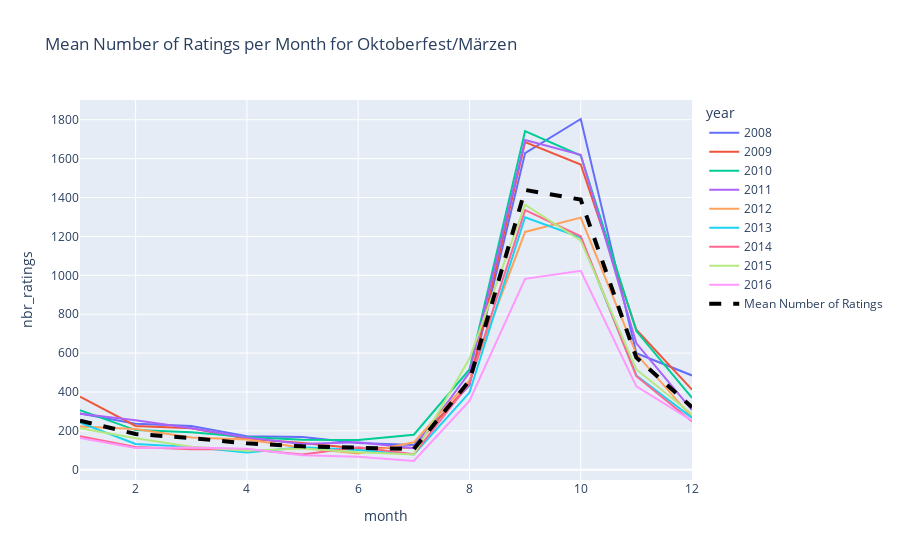
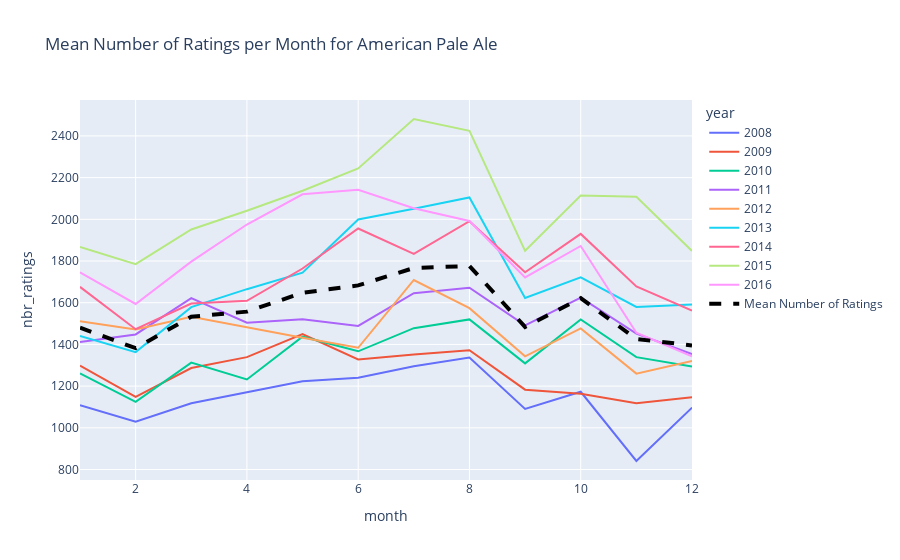
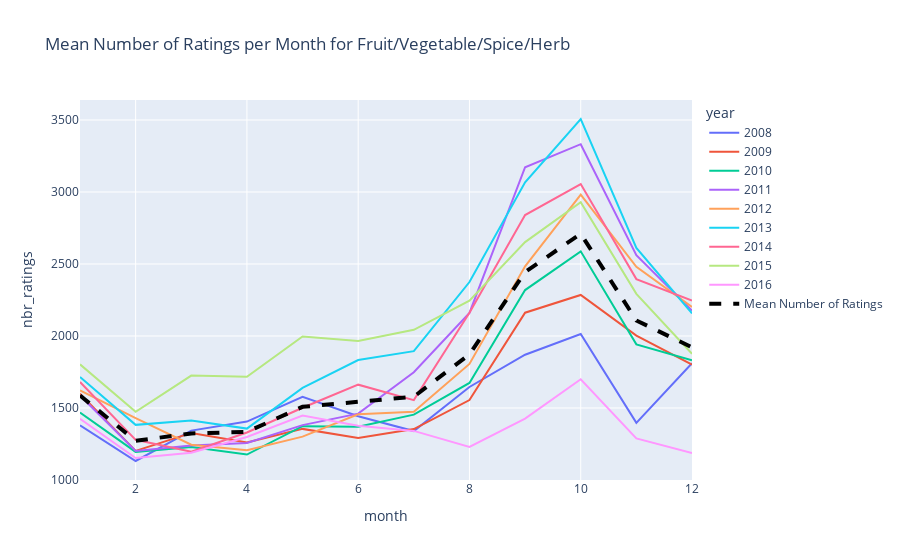

Notebook code cell kept with these figures, in order:
### Markdown cell above
Let's now observe the average ratings per month of some Beer's style. Can we see any particular differences? Have those styles any period where the number of ratings increases?

### Code cell
sample_styles = ['Oktoberfest/Märzen', 'American Pale Ale', 'Fruit/Vegetable/Spice/Herb']

for style in sample_styles: 
    ratings_users_sample = ratings_combined_df[ratings_combined_df['style'] == style]

    # Group by year_month and count the number of ratings per year_month
    year_month_ratings_count_sample = ratings_users_sample.groupby('year_month')['year_month'].count()

    year_month_ratings_count_sample = pd.DataFrame({'year_month': year_month_ratings_count_sample.index, 'nbr_ratings': year_month_ratings_count_sample.values})

    year_month_ratings_count_sample['year'] = year_month_ratings_count_sample['year_month'].dt.year
    year_month_ratings_count_sample['month'] = year_month_ratings_count_sample['year_month'].dt.month

    # Keep only rows where the year is greater than 2011 and less than 2017 
    year_month_ratings_count_filtered = year_month_ratings_count_sample[(year_month_ratings_count_sample.year >= 2008) & (year_month_ratings_count_sample.year < 2017)]

    # Compute the mean number of ratings per month
    mean_ratings_per_month = year_month_ratings_count_filtered.groupby('month')['nbr_ratings'].mean().reset_index(name='mean_nbr_ratings')

    # Plot with plotly the mean number of ratings per month
    fig = px.line(year_month_ratings_count_filtered, x='month', y='nbr_ratings', color='year', title='Mean Number of Ratings per Month for {}'.format(style))
    fig.add_trace(go.Scatter(x=year_month_ratings_count_filtered.month, y=mean_ratings_per_month.mean_nbr_ratings, mode='lines', name='Mean Number of Ratings', line=dict(color='black', dash='dash', width=4)))

    fig.show()

### Figure 1 — Plotly figure (JSON) as saved in the notebook; plotly's stock layout.template omitted (floating-point values rounded to 4 significant figures)
{"data": [{"hovertemplate": "year=2008<br>month=%{x}<br>nbr_ratings=%{y}<extra></extra>", "legendgroup": "2008", "line": {"color": "#636efa", "dash": "solid"}, "marker": {"symbol": "circle"}, "mode": "lines", "name": "2008", "orientation": "v", "showlegend": true, "type": "scatter", "x": [1, 2, 3, 4, 5, 6, 7, 8, 9, 10, 11, 12], "xaxis": "x", "y": [289, 237, 225, 172, 169, 138, 127, 435, 1629, 1804, 599, 485], "yaxis": "y"}, {"hovertemplate": "year=2009<br>month=%{x}<br>nbr_ratings=%{y}<extra></extra>", "legendgroup": "2009", "line": {"color": "#EF553B", "dash": "solid"}, "marker": {"symbol": "circle"}, "mode": "lines", "name": "2009", "orientation": "v", "showlegend": true, "type": "scatter", "x": [1, 2, 3, 4, 5, 6, 7, 8, 9, 10, 11, 12], "xaxis": "x", "y": [376, 225, 213, 160, 137, 109, 114, 444, 1685, 1570, 720, 412], "yaxis": "y"}, {"hovertemplate": "year=2010<br>month=%{x}<br>nbr_ratings=%{y}<extra></extra>", "legendgroup": "2010", "line": {"color": "#00cc96", "dash": "solid"}, "marker": {"symbol": "circle"}, "mode": "lines", "name": "2010", "orientation": "v", "showlegend": true, "type": "scatter", "x": [1, 2, 3, 4, 5, 6, 7, 8, 9, 10, 11, 12], "xaxis": "x", "y": [306, 204, 193, 169, 154, 153, 180, 516, 1742, 1616, 713, 370], "yaxis": "y"}, {"hovertemplate": "year=2011<br>month=%{x}<br>nbr_ratings=%{y}<extra></extra>", "legendgroup": "2011", "line": {"color": "#ab63fa", "dash": "solid"}, "marker": {"symbol": "circle"}, "mode": "lines", "name": "2011", "orientation": "v", "showlegend": true, "type": "scatter", "x": [1, 2, 3, 4, 5, 6, 7, 8, 9, 10, 11, 12], "xaxis": "x", "y": [288, 255, 213, 166, 133, 141, 111, 500, 1696, 1620, 650, 307], "yaxis": "y"}, {"hovertemplate": "year=2012<br>month=%{x}<br>nbr_ratings=%{y}<extra></extra>", "legendgroup": "2012", "line": {"color": "#FFA15A", "dash": "solid"}, "marker": {"symbol": "circle"}, "mode": "lines", "name": "2012", "orientation": "v", "showlegend": true, "type": "scatter", "x": [1, 2, 3, 4, 5, 6, 7, 8, 9, 10, 11, 12], "xaxis": "x", "y": [222, 210, 166, 155, 113, 83, 141, 460, 1223, 1297, 595, 269], "yaxis": "y"}, {"hovertemplate": "year=2013<br>month=%{x}<br>nbr_ratings=%{y}<extra></extra>", "legendgroup": "2013", "line": {"color": "#19d3f3", "dash": "solid"}, "marker": {"symbol": "circle"}, "mode": "lines", "name": "2013", "orientation": "v", "showlegend": true, "type": "scatter", "x": [1, 2, 3, 4, 5, 6, 7, 8, 9, 10, 11, 12], "xaxis": "x", "y": [242, 133, 117, 89, 116, 102, 79, 397, 1299, 1194, 485, 267], "yaxis": "y"}, {"hovertemplate": "year=2014<br>month=%{x}<br>nbr_ratings=%{y}<extra></extra>", "legendgroup": "2014", "line": {"color": "#FF6692", "dash": "solid"}, "marker": {"symbol": "circle"}, "mode": "lines", "name": "2014", "orientation": "v", "showlegend": true, "type": "scatter", "x": [1, 2, 3, 4, 5, 6, 7, 8, 9, 10, 11, 12], "xaxis": "x", "y": [173, 117, 106, 105, 78, 116, 80, 445, 1335, 1201, 481, 248], "yaxis": "y"}, {"hovertemplate": "year=2015<br>month=%{x}<br>nbr_ratings=%{y}<extra></extra>", "legendgroup": "2015", "line": {"color": "#B6E880", "dash": "solid"}, "marker": {"symbol": "circle"}, "mode": "lines", "name": "2015", "orientation": "v", "showlegend": true, "type": "scatter", "x": [1, 2, 3, 4, 5, 6, 7, 8, 9, 10, 11, 12], "xaxis": "x", "y": [213, 162, 118, 98, 109, 90, 79, 572, 1363, 1178, 516, 285], "yaxis": "y"}, {"hovertemplate": "year=2016<br>month=%{x}<br>nbr_ratings=%{y}<extra></extra>", "legendgroup": "2016", "line": {"color": "#FF97FF", "dash": "solid"}, "marker": {"symbol": "circle"}, "mode": "lines", "name": "2016", "orientation": "v", "showlegend": true, "type": "scatter", "x": [1, 2, 3, 4, 5, 6, 7, 8, 9, 10, 11, 12], "xaxis": "x", "y": [164, 112, 115, 108, 74, 67, 45, 354, 982, 1023, 429, 253], "yaxis": "y"}, {"line": {"color": "black", "dash": "dash", "width": 4}, "mode": "lines", "name": "Mean Number of Ratings", "type": "scatter", "x": [1, 2, 3, 4, 5, 6, 7, 8, 9, 10, 11, 12, 1, 2, 3, 4, 5, 6, 7, 8, 9, 10, 11, 12, 1, 2, 3, 4, 5, 6, 7, 8, 9, 10, 11, 12, 1, 2, 3, 4, 5, 6, 7, 8, 9, 10, 11, 12, 1, 2, 3, 4, 5, 6, 7, 8, 9, 10, 11, 12, 1, 2, 3, 4, 5, 6, 7, 8, 9, 10, 11, 12, 1, 2, 3, 4, 5, 6, 7, 8, 9, 10, 11, 12, 1, 2, 3, 4, 5, 6, 7, 8, 9, 10, 11, 12, 1, 2, 3, 4, 5, 6, 7, 8, 9, 10, 11, 12], "y": [252.6, 183.9, 162.9, 135.8, 120.3, 111, 106.2, 458.1, 1439.0, 1389.0, 576.4, 321.8]}], "layout": {"legend": {"title": {"text": "year"}, "tracegroupgap": 0}, "title": {"text": "Mean Number of Ratings per Month for Oktoberfest/Märzen"}, "xaxis": {"anchor": "y", "domain": [0, 1], "title": {"text": "month"}}, "yaxis": {"anchor": "x", "domain": [0, 1], "title": {"text": "nbr_ratings"}}}}

### Figure 2 — Plotly figure (JSON) as saved in the notebook; plotly's stock layout.template omitted (floating-point values rounded to 4 significant figures)
{"data": [{"hovertemplate": "year=2008<br>month=%{x}<br>nbr_ratings=%{y}<extra></extra>", "legendgroup": "2008", "line": {"color": "#636efa", "dash": "solid"}, "marker": {"symbol": "circle"}, "mode": "lines", "name": "2008", "orientation": "v", "showlegend": true, "type": "scatter", "x": [1, 2, 3, 4, 5, 6, 7, 8, 9, 10, 11, 12], "xaxis": "x", "y": [1109, 1030, 1118, 1170, 1223, 1240, 1295, 1337, 1091, 1173, 841, 1097], "yaxis": "y"}, {"hovertemplate": "year=2009<br>month=%{x}<br>nbr_ratings=%{y}<extra></extra>", "legendgroup": "2009", "line": {"color": "#EF553B", "dash": "solid"}, "marker": {"symbol": "circle"}, "mode": "lines", "name": "2009", "orientation": "v", "showlegend": true, "type": "scatter", "x": [1, 2, 3, 4, 5, 6, 7, 8, 9, 10, 11, 12], "xaxis": "x", "y": [1298, 1149, 1287, 1339, 1450, 1328, 1352, 1372, 1183, 1163, 1118, 1147], "yaxis": "y"}, {"hovertemplate": "year=2010<br>month=%{x}<br>nbr_ratings=%{y}<extra></extra>", "legendgroup": "2010", "line": {"color": "#00cc96", "dash": "solid"}, "marker": {"symbol": "circle"}, "mode": "lines", "name": "2010", "orientation": "v", "showlegend": true, "type": "scatter", "x": [1, 2, 3, 4, 5, 6, 7, 8, 9, 10, 11, 12], "xaxis": "x", "y": [1261, 1125, 1313, 1232, 1437, 1367, 1478, 1520, 1309, 1520, 1339, 1294], "yaxis": "y"}, {"hovertemplate": "year=2011<br>month=%{x}<br>nbr_ratings=%{y}<extra></extra>", "legendgroup": "2011", "line": {"color": "#ab63fa", "dash": "solid"}, "marker": {"symbol": "circle"}, "mode": "lines", "name": "2011", "orientation": "v", "showlegend": true, "type": "scatter", "x": [1, 2, 3, 4, 5, 6, 7, 8, 9, 10, 11, 12], "xaxis": "x", "y": [1411, 1448, 1622, 1504, 1521, 1489, 1646, 1672, 1491, 1624, 1452, 1354], "yaxis": "y"}, {"hovertemplate": "year=2012<br>month=%{x}<br>nbr_ratings=%{y}<extra></extra>", "legendgroup": "2012", "line": {"color": "#FFA15A", "dash": "solid"}, "marker": {"symbol": "circle"}, "mode": "lines", "name": "2012", "orientation": "v", "showlegend": true, "type": "scatter", "x": [1, 2, 3, 4, 5, 6, 7, 8, 9, 10, 11, 12], "xaxis": "x", "y": [1511, 1472, 1533, 1481, 1432, 1384, 1709, 1574, 1343, 1477, 1260, 1321], "yaxis": "y"}, {"hovertemplate": "year=2013<br>month=%{x}<br>nbr_ratings=%{y}<extra></extra>", "legendgroup": "2013", "line": {"color": "#19d3f3", "dash": "solid"}, "marker": {"symbol": "circle"}, "mode": "lines", "name": "2013", "orientation": "v", "showlegend": true, "type": "scatter", "x": [1, 2, 3, 4, 5, 6, 7, 8, 9, 10, 11, 12], "xaxis": "x", "y": [1441, 1363, 1579, 1665, 1744, 1999, 2051, 2105, 1623, 1722, 1580, 1592], "yaxis": "y"}, {"hovertemplate": "year=2014<br>month=%{x}<br>nbr_ratings=%{y}<extra></extra>", "legendgroup": "2014", "line": {"color": "#FF6692", "dash": "solid"}, "marker": {"symbol": "circle"}, "mode": "lines", "name": "2014", "orientation": "v", "showlegend": true, "type": "scatter", "x": [1, 2, 3, 4, 5, 6, 7, 8, 9, 10, 11, 12], "xaxis": "x", "y": [1676, 1473, 1596, 1609, 1764, 1956, 1834, 1991, 1746, 1930, 1678, 1562], "yaxis": "y"}, {"hovertemplate": "year=2015<br>month=%{x}<br>nbr_ratings=%{y}<extra></extra>", "legendgroup": "2015", "line": {"color": "#B6E880", "dash": "solid"}, "marker": {"symbol": "circle"}, "mode": "lines", "name": "2015", "orientation": "v", "showlegend": true, "type": "scatter", "x": [1, 2, 3, 4, 5, 6, 7, 8, 9, 10, 11, 12], "xaxis": "x", "y": [1868, 1785, 1951, 2041, 2137, 2244, 2481, 2424, 1849, 2114, 2108, 1848], "yaxis": "y"}, {"hovertemplate": "year=2016<br>month=%{x}<br>nbr_ratings=%{y}<extra></extra>", "legendgroup": "2016", "line": {"color": "#FF97FF", "dash": "solid"}, "marker": {"symbol": "circle"}, "mode": "lines", "name": "2016", "orientation": "v", "showlegend": true, "type": "scatter", "x": [1, 2, 3, 4, 5, 6, 7, 8, 9, 10, 11, 12], "xaxis": "x", "y": [1746, 1594, 1797, 1975, 2120, 2142, 2053, 1992, 1721, 1872, 1456, 1343], "yaxis": "y"}, {"line": {"color": "black", "dash": "dash", "width": 4}, "mode": "lines", "name": "Mean Number of Ratings", "type": "scatter", "x": [1, 2, 3, 4, 5, 6, 7, 8, 9, 10, 11, 12, 1, 2, 3, 4, 5, 6, 7, 8, 9, 10, 11, 12, 1, 2, 3, 4, 5, 6, 7, 8, 9, 10, 11, 12, 1, 2, 3, 4, 5, 6, 7, 8, 9, 10, 11, 12, 1, 2, 3, 4, 5, 6, 7, 8, 9, 10, 11, 12, 1, 2, 3, 4, 5, 6, 7, 8, 9, 10, 11, 12, 1, 2, 3, 4, 5, 6, 7, 8, 9, 10, 11, 12, 1, 2, 3, 4, 5, 6, 7, 8, 9, 10, 11, 12, 1, 2, 3, 4, 5, 6, 7, 8, 9, 10, 11, 12], "y": [1480.0, 1382.0, 1533.0, 1557.0, 1648.0, 1683.0, 1767.0, 1776.0, 1484, 1622.0, 1426.0, 1395.0]}], "layout": {"legend": {"title": {"text": "year"}, "tracegroupgap": 0}, "title": {"text": "Mean Number of Ratings per Month for American Pale Ale"}, "xaxis": {"anchor": "y", "domain": [0, 1], "title": {"text": "month"}}, "yaxis": {"anchor": "x", "domain": [0, 1], "title": {"text": "nbr_ratings"}}}}

### Figure 3 — Plotly figure (JSON) as saved in the notebook; plotly's stock layout.template omitted (floating-point values rounded to 4 significant figures)
{"data": [{"hovertemplate": "year=2008<br>month=%{x}<br>nbr_ratings=%{y}<extra></extra>", "legendgroup": "2008", "line": {"color": "#636efa", "dash": "solid"}, "marker": {"symbol": "circle"}, "mode": "lines", "name": "2008", "orientation": "v", "showlegend": true, "type": "scatter", "x": [1, 2, 3, 4, 5, 6, 7, 8, 9, 10, 11, 12], "xaxis": "x", "y": [1380, 1132, 1343, 1406, 1578, 1443, 1340, 1646, 1870, 2014, 1397, 1811], "yaxis": "y"}, {"hovertemplate": "year=2009<br>month=%{x}<br>nbr_ratings=%{y}<extra></extra>", "legendgroup": "2009", "line": {"color": "#EF553B", "dash": "solid"}, "marker": {"symbol": "circle"}, "mode": "lines", "name": "2009", "orientation": "v", "showlegend": true, "type": "scatter", "x": [1, 2, 3, 4, 5, 6, 7, 8, 9, 10, 11, 12], "xaxis": "x", "y": [1600, 1202, 1327, 1260, 1355, 1292, 1354, 1555, 2162, 2285, 2003, 1802], "yaxis": "y"}, {"hovertemplate": "year=2010<br>month=%{x}<br>nbr_ratings=%{y}<extra></extra>", "legendgroup": "2010", "line": {"color": "#00cc96", "dash": "solid"}, "marker": {"symbol": "circle"}, "mode": "lines", "name": "2010", "orientation": "v", "showlegend": true, "type": "scatter", "x": [1, 2, 3, 4, 5, 6, 7, 8, 9, 10, 11, 12], "xaxis": "x", "y": [1468, 1195, 1230, 1177, 1374, 1370, 1454, 1674, 2319, 2588, 1942, 1832], "yaxis": "y"}, {"hovertemplate": "year=2011<br>month=%{x}<br>nbr_ratings=%{y}<extra></extra>", "legendgroup": "2011", "line": {"color": "#ab63fa", "dash": "solid"}, "marker": {"symbol": "circle"}, "mode": "lines", "name": "2011", "orientation": "v", "showlegend": true, "type": "scatter", "x": [1, 2, 3, 4, 5, 6, 7, 8, 9, 10, 11, 12], "xaxis": "x", "y": [1587, 1202, 1239, 1257, 1381, 1461, 1748, 2160, 3172, 3332, 2561, 2176], "yaxis": "y"}, {"hovertemplate": "year=2012<br>month=%{x}<br>nbr_ratings=%{y}<extra></extra>", "legendgroup": "2012", "line": {"color": "#FFA15A", "dash": "solid"}, "marker": {"symbol": "circle"}, "mode": "lines", "name": "2012", "orientation": "v", "showlegend": true, "type": "scatter", "x": [1, 2, 3, 4, 5, 6, 7, 8, 9, 10, 11, 12], "xaxis": "x", "y": [1622, 1430, 1245, 1206, 1301, 1457, 1474, 1806, 2484, 2981, 2481, 2202], "yaxis": "y"}, {"hovertemplate": "year=2013<br>month=%{x}<br>nbr_ratings=%{y}<extra></extra>", "legendgroup": "2013", "line": {"color": "#19d3f3", "dash": "solid"}, "marker": {"symbol": "circle"}, "mode": "lines", "name": "2013", "orientation": "v", "showlegend": true, "type": "scatter", "x": [1, 2, 3, 4, 5, 6, 7, 8, 9, 10, 11, 12], "xaxis": "x", "y": [1716, 1383, 1414, 1357, 1640, 1833, 1895, 2375, 3068, 3507, 2612, 2157], "yaxis": "y"}, {"hovertemplate": "year=2014<br>month=%{x}<br>nbr_ratings=%{y}<extra></extra>", "legendgroup": "2014", "line": {"color": "#FF6692", "dash": "solid"}, "marker": {"symbol": "circle"}, "mode": "lines", "name": "2014", "orientation": "v", "showlegend": true, "type": "scatter", "x": [1, 2, 3, 4, 5, 6, 7, 8, 9, 10, 11, 12], "xaxis": "x", "y": [1681, 1279, 1197, 1330, 1502, 1662, 1555, 2162, 2840, 3055, 2395, 2246], "yaxis": "y"}, {"hovertemplate": "year=2015<br>month=%{x}<br>nbr_ratings=%{y}<extra></extra>", "legendgroup": "2015", "line": {"color": "#B6E880", "dash": "solid"}, "marker": {"symbol": "circle"}, "mode": "lines", "name": "2015", "orientation": "v", "showlegend": true, "type": "scatter", "x": [1, 2, 3, 4, 5, 6, 7, 8, 9, 10, 11, 12], "xaxis": "x", "y": [1803, 1474, 1725, 1717, 1997, 1965, 2043, 2246, 2652, 2929, 2293, 1877], "yaxis": "y"}, {"hovertemplate": "year=2016<br>month=%{x}<br>nbr_ratings=%{y}<extra></extra>", "legendgroup": "2016", "line": {"color": "#FF97FF", "dash": "solid"}, "marker": {"symbol": "circle"}, "mode": "lines", "name": "2016", "orientation": "v", "showlegend": true, "type": "scatter", "x": [1, 2, 3, 4, 5, 6, 7, 8, 9, 10, 11, 12], "xaxis": "x", "y": [1425, 1153, 1189, 1299, 1447, 1377, 1341, 1230, 1427, 1700, 1289, 1187], "yaxis": "y"}, {"line": {"color": "black", "dash": "dash", "width": 4}, "mode": "lines", "name": "Mean Number of Ratings", "type": "scatter", "x": [1, 2, 3, 4, 5, 6, 7, 8, 9, 10, 11, 12, 1, 2, 3, 4, 5, 6, 7, 8, 9, 10, 11, 12, 1, 2, 3, 4, 5, 6, 7, 8, 9, 10, 11, 12, 1, 2, 3, 4, 5, 6, 7, 8, 9, 10, 11, 12, 1, 2, 3, 4, 5, 6, 7, 8, 9, 10, 11, 12, 1, 2, 3, 4, 5, 6, 7, 8, 9, 10, 11, 12, 1, 2, 3, 4, 5, 6, 7, 8, 9, 10, 11, 12, 1, 2, 3, 4, 5, 6, 7, 8, 9, 10, 11, 12, 1, 2, 3, 4, 5, 6, 7, 8, 9, 10, 11, 12], "y": [1587.0, 1272.0, 1323.0, 1334.0, 1508.0, 1540, 1578.0, 1873.0, 2444.0, 2710.0, 2108.0, 1921.0]}], "layout": {"legend": {"title": {"text": "year"}, "tracegroupgap": 0}, "title": {"text": "Mean Number of Ratings per Month for Fruit/Vegetable/Spice/Herb"}, "xaxis": {"anchor": "y", "domain": [0, 1], "title": {"text": "month"}}, "yaxis": {"anchor": "x", "domain": [0, 1], "title": {"text": "nbr_ratings"}}}}
